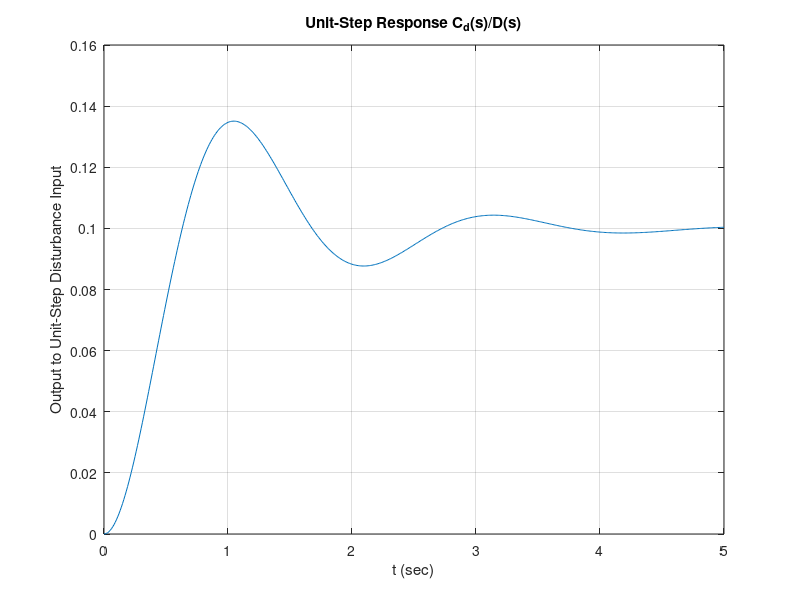

The MATLAB source for this figure:
t = 0:0.01:5;
num1 = [1];den1 = [1,2,0];sys1 = tf(num1,den1);
sys = feedback(sys1,[10]);
[c_d,t] = step(sys,t);
plot(t,c_d)
grid
title('Unit-Step Response C_d(s)/D(s)')
xlabel('t (sec)')
ylabel('Output to Unit-Step Disturbance Input')
